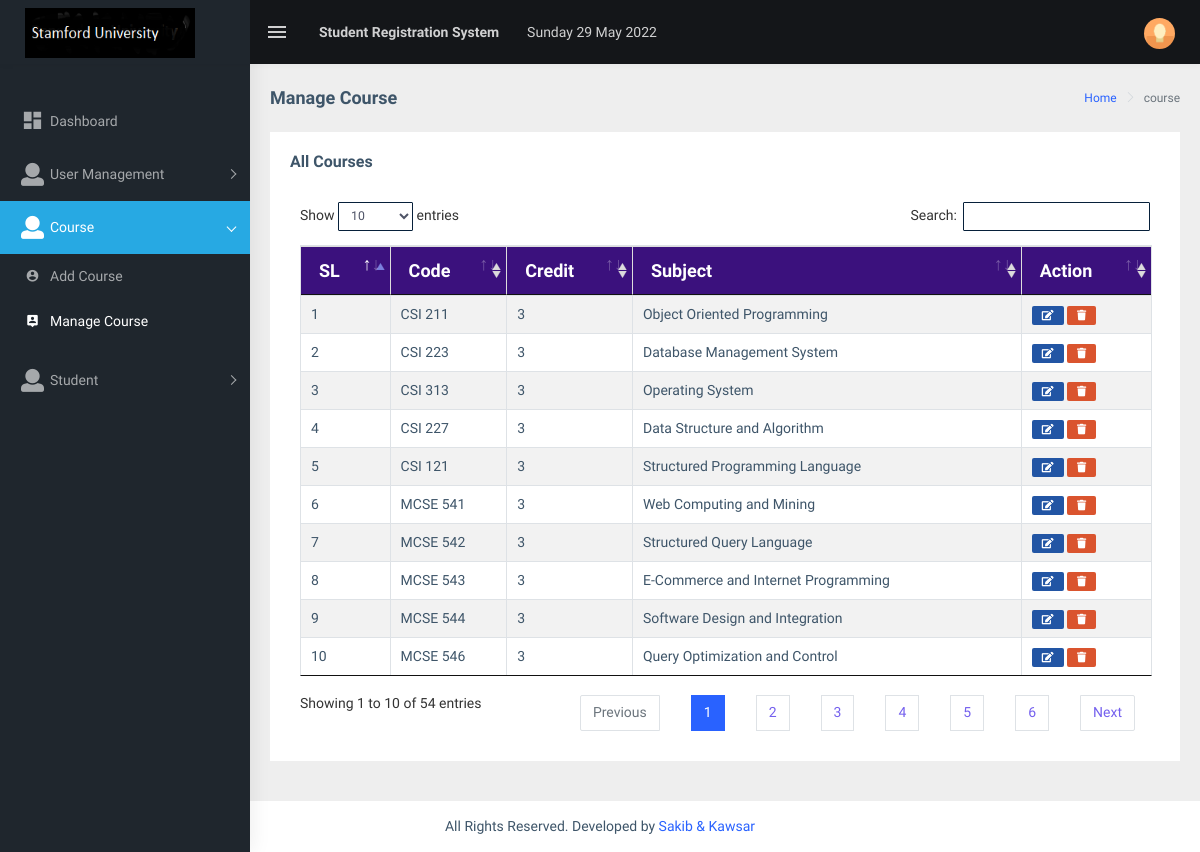
Page /app/manage-course.php (signed in) on the committed database.
### tables this page shows
CREATE TABLE `courses` (
  `id` int(11) NOT NULL,
  `course_name` varchar(255) NOT NULL,
  `course_code` varchar(255) NOT NULL,
  `course_credit` int(11) NOT NULL,
  `program` varchar(255) NOT NULL,
  `prerequisite_course` int(11) NOT NULL DEFAULT 0,
  `course_teacher` varchar(255) NOT NULL,
  `course_semester` int(11) NOT NULL,
  `deletion_status` tinyint(3) NOT NULL DEFAULT 0
);

### app/core/Database.php (called while the page is built, shortened)
<?php
Class Database {
    public $host = DB_HOST;
    public $user = DB_USER;
    public $pass = DB_PASS;
    public $dbname = DB_NAME;
    public $link;
    private function connectDB() {
        $this->link = new mysqli($this->host, $this->user, $this->pass, $this->dbname);
    }
    public function select($query) {
        $result = $this->link->query($query) or
                die($this->link->error . __LINE__);
        if ($result->num_rows > 0) {
            return $result;
        } else {
            return false;
        }
    }
}
?>

### app/class/Admin.php (called while the page is built, shortened)
<?php
class Admin {
    private $db;
    public function __construct() {
        $this->db = new Database();
    }
    public function getAllCourse() {
        $query = "SELECT * FROM courses WHERE deletion_status = 0";
        $result = $this->db->select($query);
        return $result;
    }
}
?>

### app/manage-course.php (the view, shortened to what this page needs)
<?php include 'header.php'; ?>
<?php include 'sidebar.php'; ?>
<?php
$getStu = $admin->getAllCourse();
?>
<div class="page-wrapper">
    <div class="page-breadcrumb">
        <div class="row">
            <div class="col-12 d-flex no-block align-items-center">
                <h4 class="page-title">Manage Course</h4>
                <div class="ml-auto text-right">
                    <nav aria-label="breadcrumb">
                        <ol class="breadcrumb">
                            <li class="breadcrumb-item"><a href="dashboard.php">Home</a></li>
                            <li class="breadcrumb-item active" aria-current="page">course</li>
                        </ol>
                    </nav>
                </div>
            </div>
        </div>
    </div>
    <div class="container-fluid">
        <div class="row">
            <div class="col-md-12">
                <div class="card">
                    <div class="card-body">
                        <h5 class="card-title">All Courses</h5>
                        <br>
                        <div class="table-responsive">
                            <table id="zero_config" class="table table-striped table-bordered tbl">
                                <thead>
                                    <tr>
                                        <th>SL</th>
                                        <th>Code</th>
                                        <th>Credit</th>
                                        <th>Subject</th>
                                        <th>Action</th>
                                    </tr>
                                </thead>
                                <tbody>
                                    <?php
                                    if ($getStu) {
                                        $i = 0;
                                        while ($result = $getStu->fetch_assoc()) {
                                            $i++;
                                            ?>
                                            <tr>
                                                <td><?php echo $i; ?></td>
                                                <td><?php echo $result['course_code']; ?></td>
                                                <td><?php echo $result['course_credit']; ?></td>
                                                <td><?php echo $result['course_name']; ?></td>
                                                <td>
                                                    <a href="edit-course.php?sid=<?php echo $result['id']; ?>"><span class="label label-info"><i class=" fas fa-edit"></i></span></a>
                                                    <a onclick="return confirm('Are you sure to delete?');" href="?delid=<?php echo $result['id']; ?>"><span class="label label-danger"><i class="fas fa-trash"></i></span></a>
                                                </td>
                                            </tr>
                                            <?php
                                        }
                                    }
                                    ?>
                                </tbody>
                            </table>
                        </div>
                    </div>
                </div>
            </div>
        </div>
    </div>
</div>
<?php include 'footer.php'; ?>

### app/header.php (style rules this page uses)
.tbl th { background-color: #3b117d; color: white; border: 1px solid #ddd; padding: 8px; font-size: 18px; font-weight: bold; }

### rows in the picture
courses: course_code "CSI 211", course_credit "3", course_name "Object Oriented Programming"
courses: course_code "CSI 223", course_credit "3", course_name "Database Management System"
courses: course_code "CSI 313", course_credit "3", course_name "Operating System"
courses: course_code "CSI 227", course_credit "3", course_name "Data Structure and Algorithm"
courses: course_code "CSI 121", course_credit "3", course_name "Structured Programming Language"
courses: course_code "MCSE 541", course_credit "3", course_name "Web Computing and Mining"
courses: course_code "MCSE 542", course_credit "3", course_name "Structured Query Language"
courses: course_code "MCSE 543", course_credit "3", course_name "E-Commerce and Internet Programming"
courses: course_code "MCSE 544", course_credit "3", course_name "Software Design and Integration"
courses: course_code "MCSE 546", course_credit "3", course_name "Query Optimization and Control"
